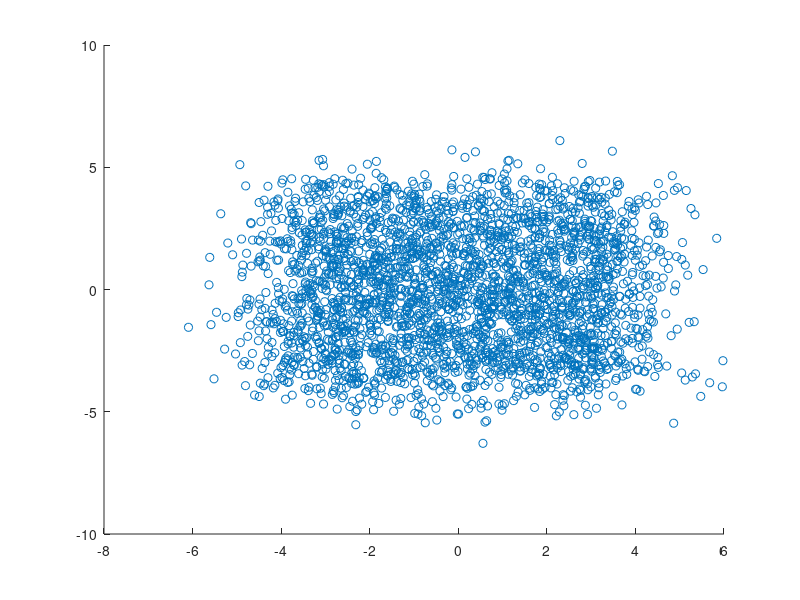

This chart was generated by the following MATLAB code:
clear all; clc; close all;
%% series
num_of_series = 12000;
m = (sign(randn(1,num_of_series))+1)/2;

%% PAM

R_of_PAM = 3 ; 
N_of_PAM = 2^R_of_PAM ;

desicion = [0:N_of_PAM-1]*2-(N_of_PAM-1);
SNR_PAM_dB = 10;
SNR_PAM = 10^(SNR_PAM_dB/10);
PAM_mo_power = mean(desicion.^2);

noise_PAM_power = PAM_mo_power/SNR_PAM;

m_PAM_modu = reshape(m,[R_of_PAM,length(m)/R_of_PAM])';
m_PAM_modu = (bin2dec(num2str(m_PAM_modu))'*2)-(N_of_PAM-1);

%figure(1);
%stem([1:length(m_PAM_modu)],m_PAM_modu);

m_PAM_ch = m_PAM_modu + randn(1,length(m_PAM_modu))*sqrt(noise_PAM_power) ;

% de
for a = 1:(num_of_series/R_of_PAM)
    aa(a) = find(abs(desicion - m_PAM_ch(a)) == min(abs(desicion - m_PAM_ch(a))))-1;
end

Symbol_Error_PAM = sum(1.*(m_PAM_modu ~= aa))/num_of_series;

% ASII code of '0' is 48
aa = zeros(length(m)/R_of_PAM,R_of_PAM) + dec2bin(aa) -48;

m_demod_PAM = reshape(aa',[num_of_series,1])';

Bit_Error_PAM = sum(abs(m_demod_PAM-m))/num_of_series;


% certification
test_SNR_PAM = log10(mean(m_PAM_modu.^2)/mean((randn(1,length(m_PAM_modu))*sqrt(noise_PAM_power)).^2))*10;

%% QAM
N_of_QAM = 16;
layout = [2 2];

desicion_I = [0:2^layout(2)-1]*2-(2^layout(2)-1);
desicion_Q = [0:2^layout(1)-1]*2-(2^layout(1)-1);
graycode_I = [[0 0] ; [0 1] ; [1 1] ; [1 0]];
graycode_Q = [[0 0] ; [0 1] ; [1 1] ; [1 0]];

SNR_QAM_dB = 10;
SNR_QAM = 10^(SNR_QAM_dB/10);

%%%%%
QAM_mo_power = (18*4+10*8+4)/16;

noise_QAM_power = QAM_mo_power/SNR_QAM;

R_of_QAM = log2(N_of_QAM);
div_by_R = reshape(m,[R_of_QAM,length(m)/R_of_QAM])';

% 00->-3 01->-1 11-> 1 10-> 3
m_I_phase_bin = div_by_R(:,[1:layout(2)]);
m_Q_phase_bin = div_by_R(:,[layout(2)+1:R_of_QAM]);

%m_I_phase_Amp = (bin2dec(num2str(m_I_phase_bin))'*2)-(2^layout(2)-1) ;
%m_Q_phase_Amp = (bin2dec(num2str(m_Q_phase_bin))'*2)-(2^layout(1)-1) ;

% mo
for b = 1:(num_of_series/R_of_QAM)
    I_desi = graycode_I - m_I_phase_bin(b,:);
    Q_desi = graycode_Q - m_Q_phase_bin(b,:);
    I = abs(I_desi(:,1))+abs(I_desi(:,2));
    Q = abs(Q_desi(:,1))+abs(Q_desi(:,2));
    m_I_phase_Amp(b) = (find(I' == 0)-1)*2-(2^layout(2)-1); 
    m_Q_phase_Amp(b) = (find(Q' == 0)-1)*2-(2^layout(1)-1);
end

m_I_phase_ch = m_I_phase_Amp + randn(1,length(m_I_phase_Amp))*sqrt(noise_QAM_power) ;
m_Q_phase_ch = m_Q_phase_Amp + randn(1,length(m_I_phase_Amp))*sqrt(noise_QAM_power) ;

m_I_phase_demo = zeros(length(m)/R_of_QAM ,layout(2));
m_Q_phase_demo = zeros(length(m)/R_of_QAM ,layout(1));

% de
for b = 1:(num_of_series/R_of_QAM)
    bb_I(b) = find(abs(desicion_I - m_I_phase_ch(b)) == min(abs(desicion_I - m_I_phase_ch(b))))-1;
    m_I_phase_demo(b,:) = graycode_I(bb_I(b)+1,:);
    bb_Q(b) = find(abs(desicion_Q - m_Q_phase_ch(b)) == min(abs(desicion_Q - m_Q_phase_ch(b))))-1;
    m_Q_phase_demo(b,:) = graycode_Q(bb_Q(b)+1,:);
end

Symbol_Error_QAM = 1-sum(1.*(m_I_phase_Amp == bb_I*2-(2^layout(2)-1)).*(m_Q_phase_Amp == bb_Q*2-(2^layout(1)-1)))/num_of_series;

m_demo_QAM = [m_I_phase_demo m_Q_phase_demo];
m_demo_QAM = reshape(m_demo_QAM',[1,length(m)]);



figure(2);
scatter(m_I_phase_ch,m_Q_phase_ch);

Bit_Error_QAM = sum(abs(m_demo_QAM-m))/num_of_series;

% certification
test_SNR_QAM = log10(mean(m_I_phase_Amp.^2+m_Q_phase_Amp.^2)/mean((randn(1,length(m_PAM_modu))*sqrt(noise_PAM_power)).^2)*2)*10;

